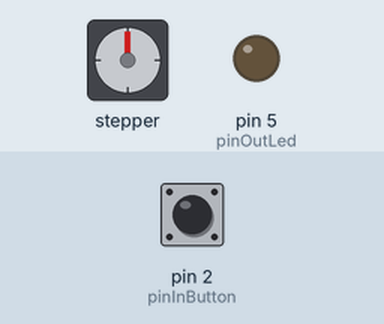
Bench run of a sketch on a simulated Arduino Uno, built with avr-gcc and run on an emulated ATmega328P. On the bench: stepper motor, output pins drawn as LEDs (lit = HIGH). The test bench sets the inputs (shaded band); at power-on: pin 2 (pinInButton) LOW. Stepper angles assume 2048 steps per turn.

Above: at 1.2 s.
1.3 s: pin 2 (pinInButton) pulled HIGH for 0.15 s
At 1.44 s:
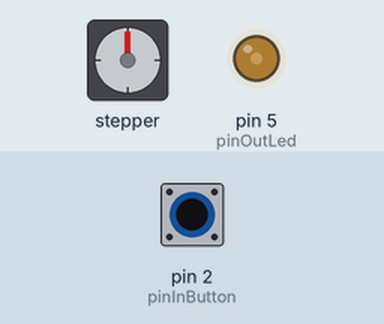
At 4.32 s:
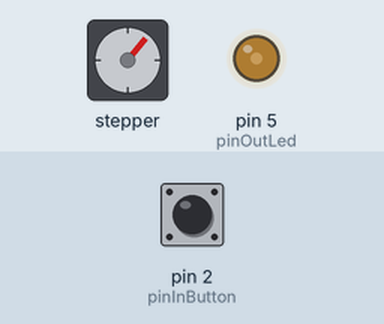
Timing chart, 0 to 15.1 s (numbered marks = the images above; inputs shaded):
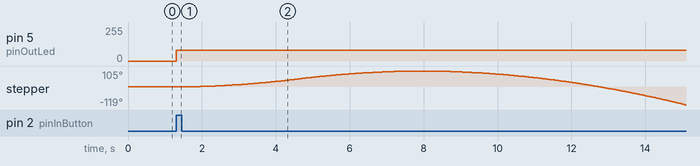

Measured:
- after the input at 1.3 s, pin 5 (pinOutLed): 0/255 → 80/255 at once; stepper: turns 105° clockwise in 6.2 s, then 224° counter-clockwise in 6.9 s

The sketch:

fish_feeder.ino
```cpp
/*
====================================================================================================
==Created 5/3/2013 by Brian Tremblay and motified by Cory Oberdas
==Purpose: Run a Fish Feeder Motor every X Hours, and also provide a button to run anytime.
==Platform: Arduino Uno or Mega
==Version: 4.2
====================================================================================================
*/
#include <AccelStepper.h>

//--Setting Vars


   //Fish Feeder Vars.
int pinOutLed = 5;
int pinInButton = 2;
int MotorRunDuration = 1000;
float AutoWaitDurationHours = 0.;
//--Program Vars
unsigned long currentMsSinceStart = 0;
unsigned long msValueAtLastRun = 0;
float HoursSinceLastRun = 0;
int buttonValue = 0;

#define HALFSTEP 4

// Motor pin definitions
#define motorPin1  10     // IN1 on the ULN2003 driver 1
#define motorPin2  11     // IN2 on the ULN2003 driver 1
#define motorPin3  12     // IN3 on the ULN2003 driver 1
#define motorPin4  13     // IN4 on the ULN2003 driver 1

AccelStepper stepper1(HALFSTEP, motorPin1, motorPin3, motorPin2, motorPin4);


void setup() {
  Serial.begin(9600);             //Turns on serial monitor.
  pinMode(pinInButton, INPUT);    //Manual feed.
  pinMode(pinOutLed, OUTPUT);     //Shows motor is on when lite.
  stepper1.setMaxSpeed(1000);
  stepper1.setAcceleration(50);
  stepper1.setSpeed(300);
}

void loop() {
  HoursSinceLastRun = AutoWaitDurationHours - 0.05; //this will make it run 3 minutes after turned on.

//Fish Feeder
  //get miliseconds since program start and calc.
  currentMsSinceStart = millis();
  //HoursSinceLastRun = (currentMsSinceStart - msValueAtLastRun) / 43200000; //10000 millis= 10 seconds.  To change the time to vary feeding times set for 12hrs type in 43200000 or 6hrs tyoe in 21600000.
  //check for button press
  buttonValue = digitalRead(pinInButton);
  if(buttonValue == HIGH){  //had to change state because of button from LOW to HIGH.
    //run motor for button press.
    RunMotor();
    Serial.println("Feed Fish Manually");  //serial print funtion completed by button

  } else if(HoursSinceLastRun > AutoWaitDurationHours){
    RunMotor();
    msValueAtLastRun = currentMsSinceStart;
    Serial.println("Feed Fish Auto");      //serial print funtion completed by auto wait duration hours
  }
  //slow the loop down so it isn't running at full CPU Utilization for nothing.
  delay(50); //delay 1/20th of a second.
}

void RunMotor(){
    analogWrite(pinOutLed, 80);        // turn on green led to show motor is on.
    stepper1.setCurrentPosition(0);
    stepper1.moveTo(600);
    stepper1.runToPosition();
    stepper1.moveTo(-4000);
    stepper1.runToPosition();
    stepper1.disableOutputs();
    analogWrite(pinOutLed, 0);        // turn off green led to show motor is off.
}
```
